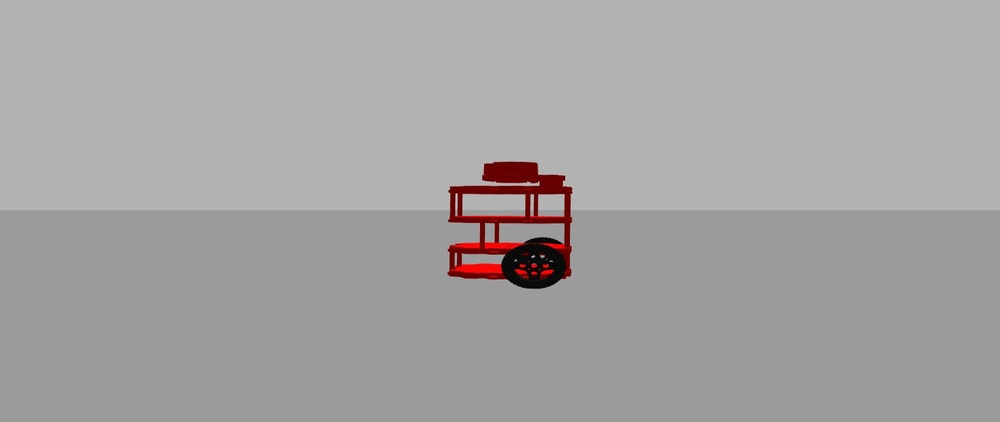
#> input picture ros_work_5163project/ocv_work/wafflebotcam_test.JPG, 1000 x 422 px, shrunk from 1702 x 719 before the run
$ jupyter execute --allow-errors alfa_ocv_work.ipynb   (shell and % lines are left out)
#> lines starting #> are read from the running program, lines starting #| are printed output that depends on the picture; after the words box and inside, x2 and y2 are one past the last pixel; in counts of white or black regions, pixels touching at a corner belong together
[cell 1]
import cv2
import numpy as np
import matplotlib.pyplot as plt
def display_img(img):
    cv2.imshow("image",img)

    cv2.waitKey(0)
    cv2.destroyAllWindows()

#> (a cell that did not finish here is left out)

[cell 3]
IMAGE_PATH = "wafflebotcam_test.JPG"
img = cv2.imread(IMAGE_PATH)
#> img is the input picture: shape (422, 1000, 3); mean B, G, R 163.3, 163.3, 165.2
img_color = cv2.cvtColor(img, cv2.COLOR_BGR2RGB)
img_gray = cv2.cvtColor(img, cv2.COLOR_BGR2GRAY)
#display_img(img)

[cell 4]
plt.imshow(img_color)
plt.show()
print("shape of color image array is " + str(img.shape))
#| shape of color image array is (422, 1000, 3)

[cell 5]
plt.imshow(img_gray)
plt.show()
print("shape of grayscale image array is " + str(img_gray.shape))
#| shape of grayscale image array is (422, 1000)

[cell 6]
#detect color red
#https://stackoverflow.com/questions/30331944/finding-red-color-in-image-using-python-opencv

img_hsv=cv2.cvtColor(img, cv2.COLOR_BGR2HSV)
#> img_hsv: shape (422, 1000, 3); mean H, S, V 2.5, 4.5, 165.2

# create mask
lower_red = np.array([0,50,50])
upper_red = np.array([10,255,255])
mask0 = cv2.inRange(img_hsv, lower_red, upper_red)
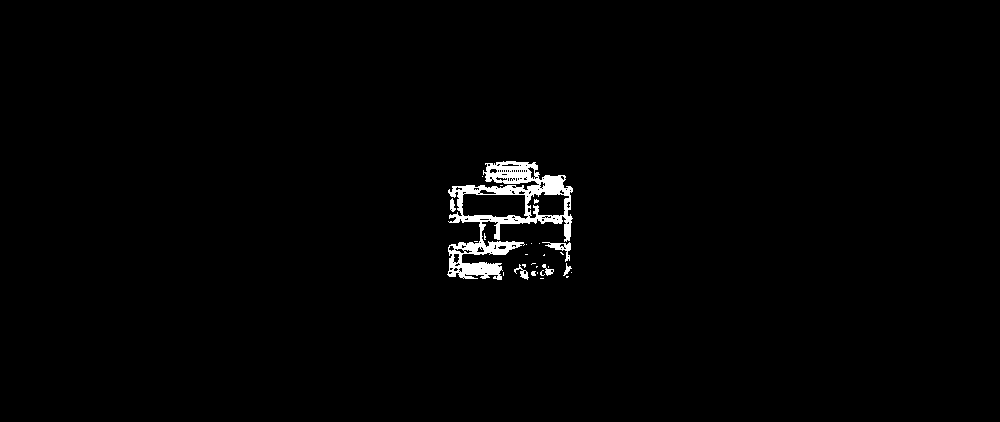
#> mask0: shape (422, 1000); 1.3% white; 28 white regions (21 under 20 px), largest, box (x1, y1, x2, y2) and area: (447, 161, 573, 280) 4916, (542, 242, 571, 262) 174, (514, 264, 529, 280) 79
lower_red = np.array([170,50,50])
upper_red = np.array([180,255,255])
mask1 = cv2.inRange(img_hsv, lower_red, upper_red)
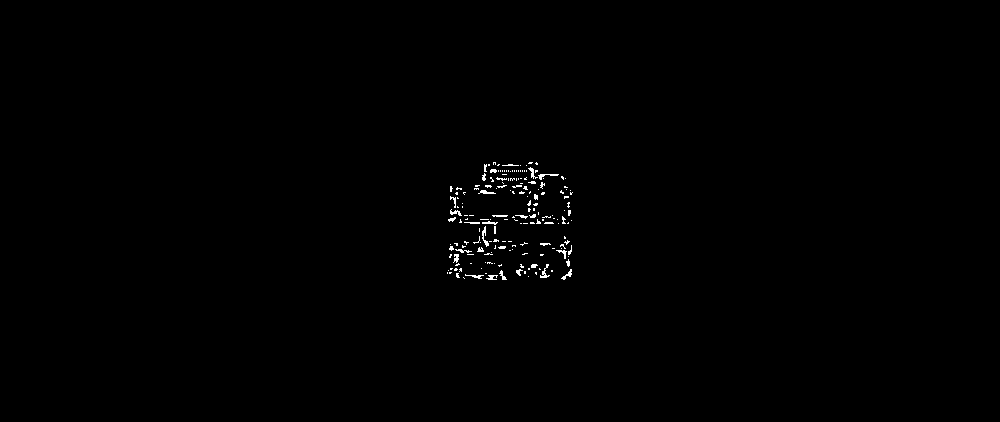
#> mask1: shape (422, 1000); 0.44% white in thin lines or dots, all inside (x1, y1, x2, y2) = (447, 162, 573, 280)
mask = mask0+mask1
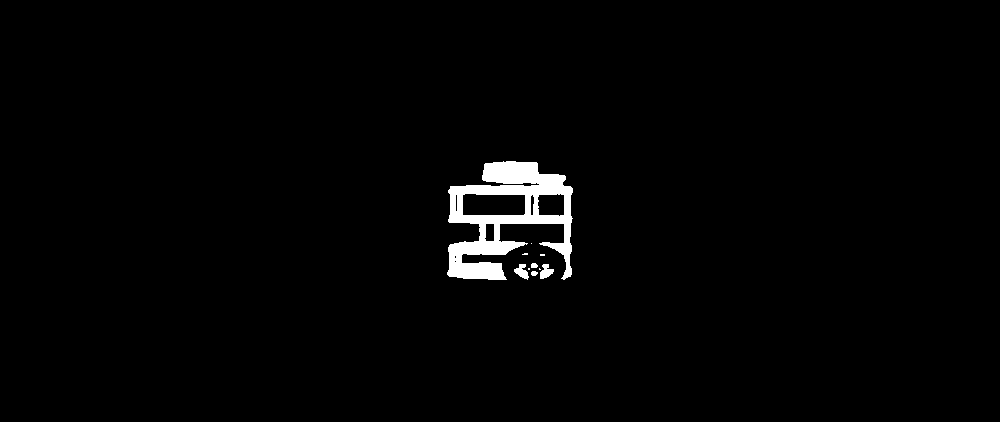
#> mask: shape (422, 1000); 1.7% white; 10 white regions (5 under 20 px), largest, box (x1, y1, x2, y2) and area: (447, 161, 573, 280) 6942, (514, 264, 529, 280) 132, (540, 264, 554, 279) 131, (531, 263, 538, 268) 30, (531, 271, 538, 276) 28

# set my output img to zero everywhere except my mask
output_img = img.copy()
output_img[np.where(mask==0)] = 0

# or your HSV image, which I *believe* is what you want
output_hsv = img_hsv.copy()
output_hsv[np.where(mask==0)] = 0
#> output_hsv: shape (422, 1000, 3); mean H, S, V 0.8, 3.7, 2.2
display_img(mask)


red_pixels = np.argwhere(mask>0)
#> red_pixels = 7291 pairs, first value 161 to 279, second value 447 to 572

[cell 7]
output_hsv[np.where(mask!=0)][0]
#> Out = [4, 50, 168]

[cell 8]
#all x pixels?
ypx = red_pixels[:,0]
#> ypx = 7291 values from 161 to 279
xpx = red_pixels[:,1]
#> xpx = 7291 values, max 572 at index 1898, min 447 at index 6688, mean 508.1

[cell 9]
x_coord = np.mean(ypx)
#> x_coord = 219.2
y_coord = np.mean(xpx)
#> y_coord = 508.1

[cell 10]
display_img(mask)

[cell 11]
mask.shape
#> Out = (422, 1000)

[cell 12]
def find_reds(img):
    img_hsv=cv2.cvtColor(img, cv2.COLOR_BGR2HSV)
    lower_red = np.array([0,50,50])
    upper_red = np.array([10,255,255])
    mask0 = cv2.inRange(img_hsv, lower_red, upper_red)
    lower_red = np.array([170,50,50])
    upper_red = np.array([180,255,255])
    mask1 = cv2.inRange(img_hsv, lower_red, upper_red)
    mask = mask0+mask1

    red_pixels = np.argwhere(mask>0)

    return red_pixels

#> (a cell that did not finish here is left out)

[cell 14]
IMAGE_PATH = "quadcopter_cam.JPG"
quadcopt_img = cv2.imread(IMAGE_PATH)
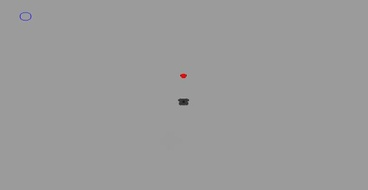
#> input picture ros_work_5163project/ocv_work/quadcopter_cam.JPG, 368 x 190 px, shrunk from 627 x 324 before the run
#> quadcopt_img is the input picture: shape (190, 368, 3); mean B, G, R 154.9, 154.8, 154.9
display_img(quadcopt_img)

[cell 15]
img=cv2.imread("quadcopter_cam.JPG")
img_hsv=cv2.cvtColor(img, cv2.COLOR_BGR2HSV)
#> img_hsv: shape (190, 368, 3); mean H, S, V 1.1, 0.2, 155

# lower mask (0-30)
lower_black1 = np.array([0,0,0])
upper_black1 = np.array([30,30,30])
mask0 = cv2.inRange(img_hsv, lower_black1 , upper_black1)
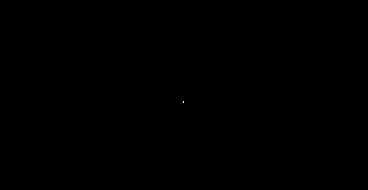
#> mask0: shape (190, 368); 0% white in thin lines or dots, all inside (x1, y1, x2, y2) = (183, 101, 184, 103)

# upper mask (170-180)
lower_black2 = np.array([30,30,30])
upper_black2 = np.array([50,50,50])
mask1 = cv2.inRange(img_hsv, lower_black2, upper_black2)
#> mask1: shape (190, 368); every value is 0

# join my masks
mask = mask0+mask1

# set my output img to zero everywhere except my mask
output_img = img.copy()
output_img[np.where(mask==0)] = 0
#> output_img: shape (190, 368, 3)

# or your HSV image, which I *believe* is what you want
output_hsv = img_hsv.copy()
output_hsv[np.where(mask==0)] = 0
#> output_hsv: shape (190, 368, 3); mean H, S, V 0, 0, 0
display_img(mask)
black_pixels = np.argwhere(mask>0)
#> black_pixels = [[101, 183], [102, 183]]

[cell 16]
def find_black_center(img):
    img_hsv=cv2.cvtColor(img, cv2.COLOR_BGR2HSV)

    # lower mask (0-30)
    lower_black1 = np.array([0,0,0])
    upper_black1 = np.array([30,30,30])
    mask0 = cv2.inRange(img_hsv, lower_black1 , upper_black1)

    # upper mask (170-180)
    lower_black2 = np.array([30,30,30])
    upper_black2 = np.array([50,50,50])
    mask1 = cv2.inRange(img_hsv, lower_black2, upper_black2)

    # join my masks
    mask = mask0+mask1

    black_pixels = np.argwhere(mask>0)

    ypx = np.mean(black_pixels[:,0])
    xpx = np.mean(black_pixels[:,1])
    result = (ypx, xpx)
    return result

def find_redpx(img):
    ypx, xpx = find_black_center(img)

    img_hsv=cv2.cvtColor(img, cv2.COLOR_BGR2HSV)
    lower_red = np.array([0,50,50])
    upper_red = np.array([10,255,255])
    mask0 = cv2.inRange(img_hsv, lower_red, upper_red)
    lower_red = np.array([170,50,50])
    upper_red = np.array([180,255,255])
    mask1 = cv2.inRange(img_hsv, lower_red, upper_red)
    mask = mask0+mask1
    red_pixels = np.argwhere(mask>0)

    return red_pixels

def find_closest_red(img):
    #find center of black pixels
    ypx, xpx = find_black_center(img)

    #find all red pixels
    img_hsv=cv2.cvtColor(img, cv2.COLOR_BGR2HSV)
    lower_red = np.array([0,50,50])
    upper_red = np.array([10,255,255])
    mask0 = cv2.inRange(img_hsv, lower_red, upper_red)
    lower_red = np.array([170,50,50])
    upper_red = np.array([180,255,255])
    mask1 = cv2.inRange(img_hsv, lower_red, upper_red)
    mask = mask0+mask1
    red_px = np.argwhere(mask>0)

    #find red pixel closest to black center
    x_disp = red_px[:,0]-ypx
    y_disp = red_px[:,1]-xpx
    all_disp = np.sqrt(x_disp**2 + y_disp**2)
    index_min = np.argmin(all_disp)
    closest_red = red_px[index_min]
    closest_red_coord = (closest_red[0], closest_red[1])
    return closest_red_coord

[cell 17]
img=cv2.imread("quadcopter_cam.JPG")

ypx, xpx = find_black_center(img)
#> in find_black_center, `ypx = np.mean(black_pixels[:,0])`: ypx = 101.5
#> in find_black_center, `xpx = np.mean(black_pixels[:,1])`: xpx = 183
#> in find_black_center, `result = (ypx, xpx)`: result = (101.5, 183)
#> ypx = 101.5; xpx = 183
red_px = find_redpx(img)
#> in find_redpx, `ypx, xpx = find_black_center(img)`: ypx = 101.5; xpx = 183
#> in find_redpx, `mask0 = cv2.inRange(img_hsv, lower_red, upper_red)`: mask0: shape (190, 368); 0.04% white in thin lines or dots, all inside (x1, y1, x2, y2) = (180, 72, 187, 79)
#> in find_redpx, `mask1 = cv2.inRange(img_hsv, lower_red, upper_red)`: mask1: shape (190, 368); 0.02% white in thin lines or dots, all inside (x1, y1, x2, y2) = (182, 74, 186, 79)
#> in find_redpx, `mask = mask0+mask1`: mask: shape (190, 368); 0.06% white; 1 white region, box (x1, y1, x2, y2) and area: (180, 72, 187, 79) 39
#> in find_redpx, `red_pixels = np.argwhere(mask>0)`: red_pixels = 39 pairs, first value 72 to 78, second value 180 to 186
#> red_px has the same summary as red_pixels in find_redpx

[cell 18]
find_closest_red(img)
#> in find_closest_red, `ypx, xpx = find_black_center(img)`: ypx = 101.5; xpx = 183
#> in find_closest_red, `red_px = np.argwhere(mask>0)`: red_px has the same summary as red_pixels in find_redpx
#> in find_closest_red, `x_disp = red_px[:,0]-ypx`: x_disp = 39 values from -29.5 to -23.5
#> in find_closest_red, `y_disp = red_px[:,1]-xpx`: y_disp = 39 values, max 3 at index 12, min -3 at index 6, mean 0
#> in find_closest_red, `all_disp = np.sqrt(x_disp**2 + y_disp**2)`: all_disp = 39 values, max 29.5 at index 0, min 23.5 at index 36, mean 26.15
#> in find_closest_red, `index_min = np.argmin(all_disp)`: index_min = 36
#> in find_closest_red, `closest_red = red_px[index_min]`: closest_red = [78, 183]
#> in find_closest_red, `closest_red_coord = (closest_red[0], closest_red[1])`: closest_red_coord = (78, 183)
#> Out = (78, 183)

#> (a cell that did not finish here is left out)

#> (a cell that did not finish here is left out)

[cell 21]
print(ypx)
#| 101.5
print(xpx)
#| 183.0

[cell 22]
red_px
#> Out has the same summary as red_pixels in find_redpx
